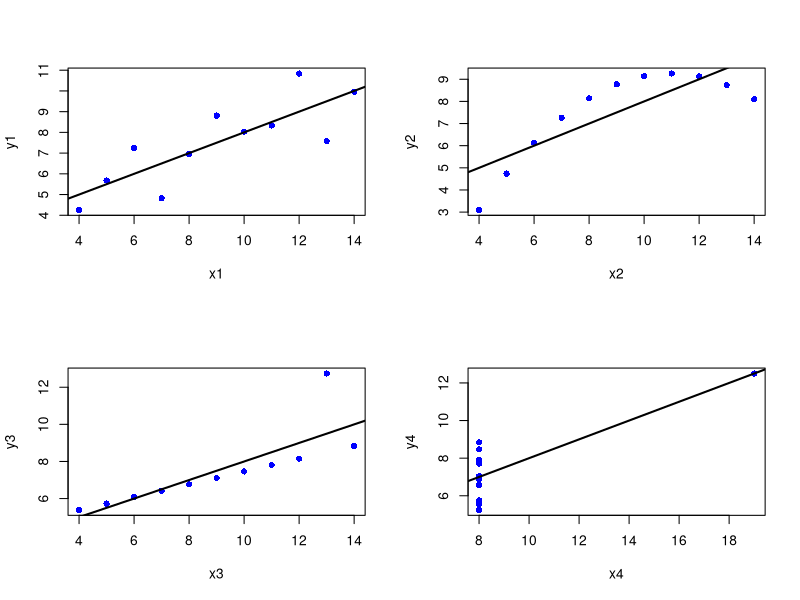
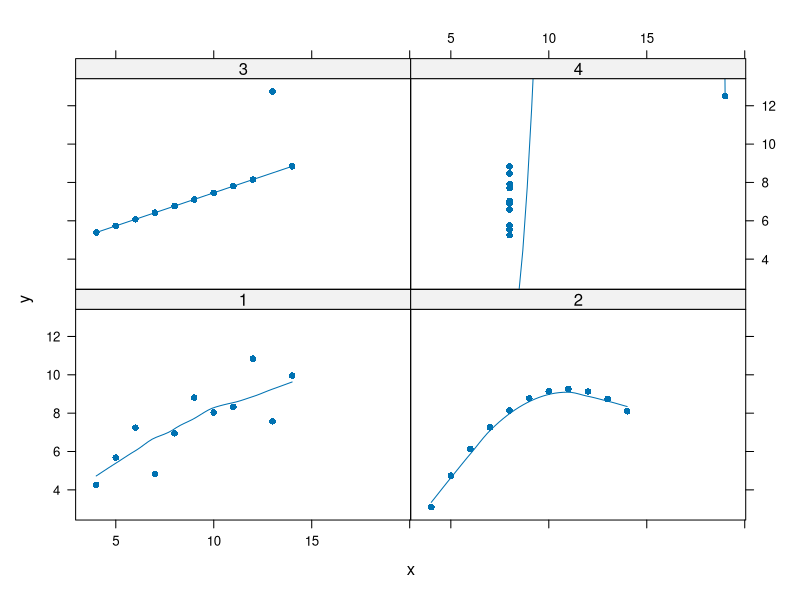
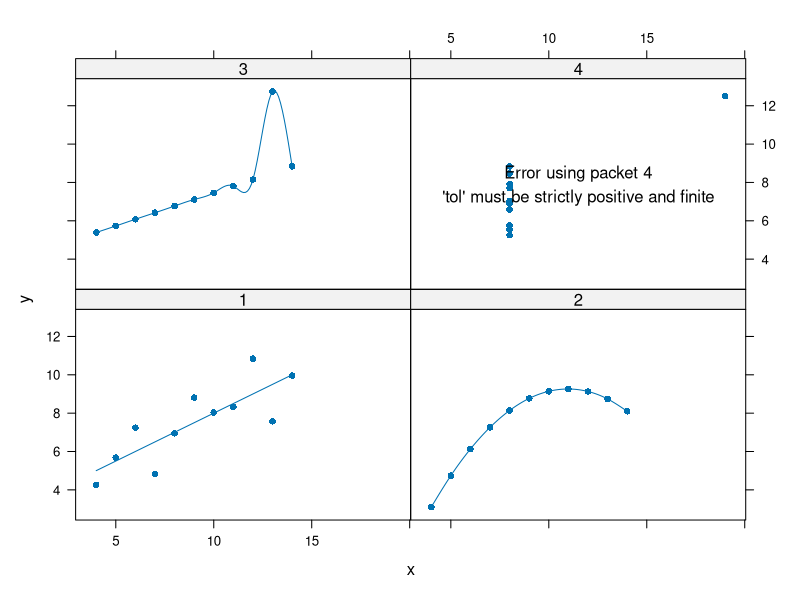
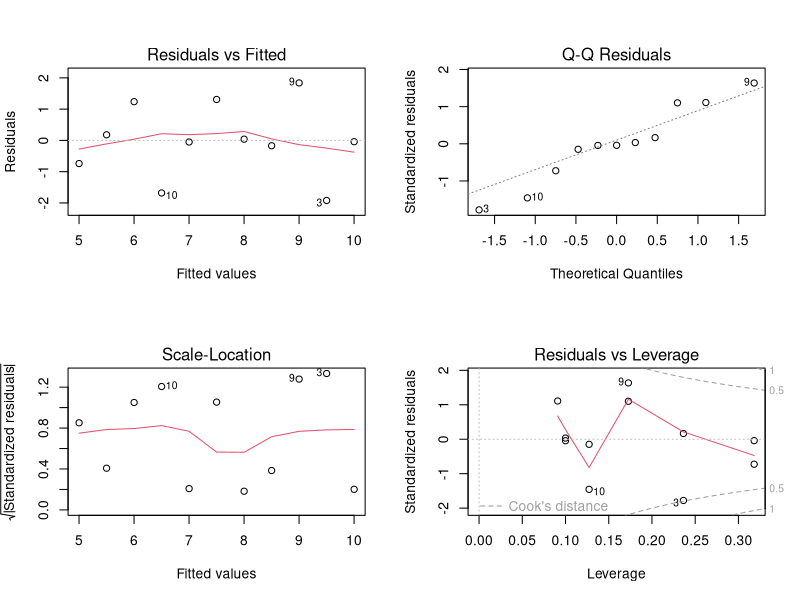
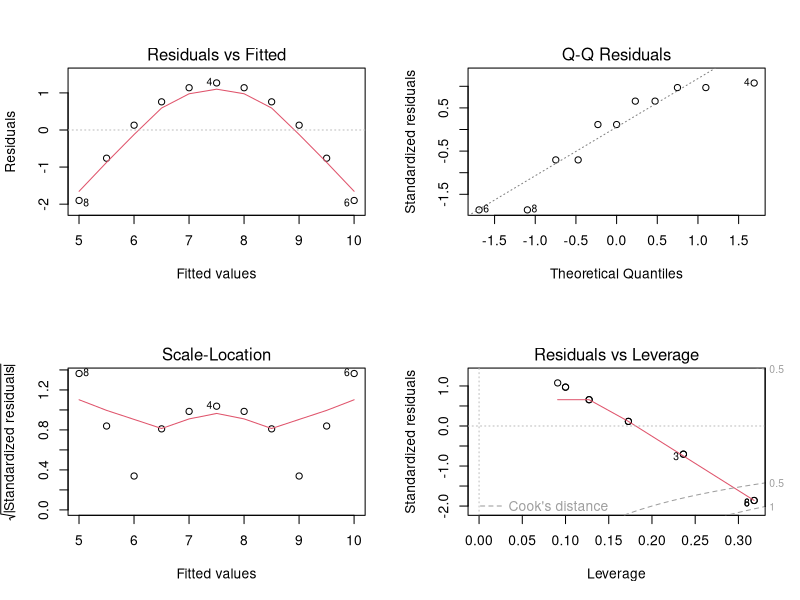
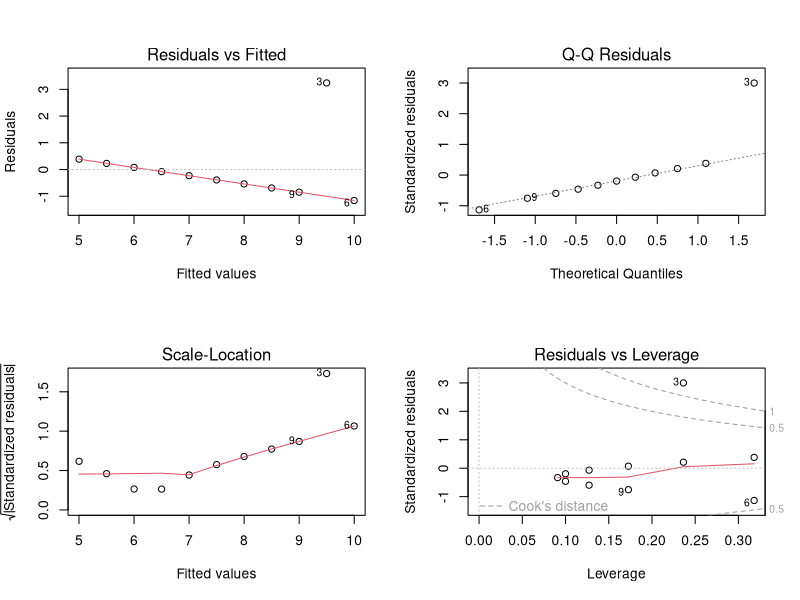
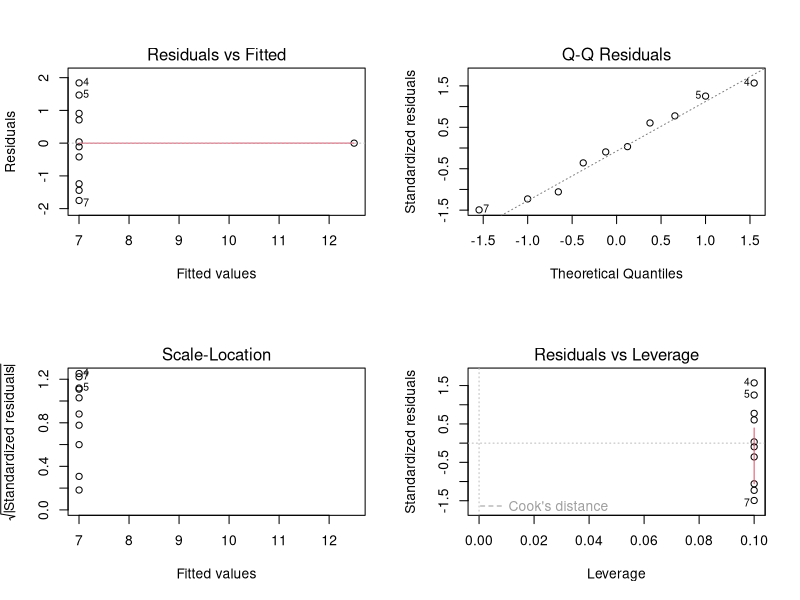
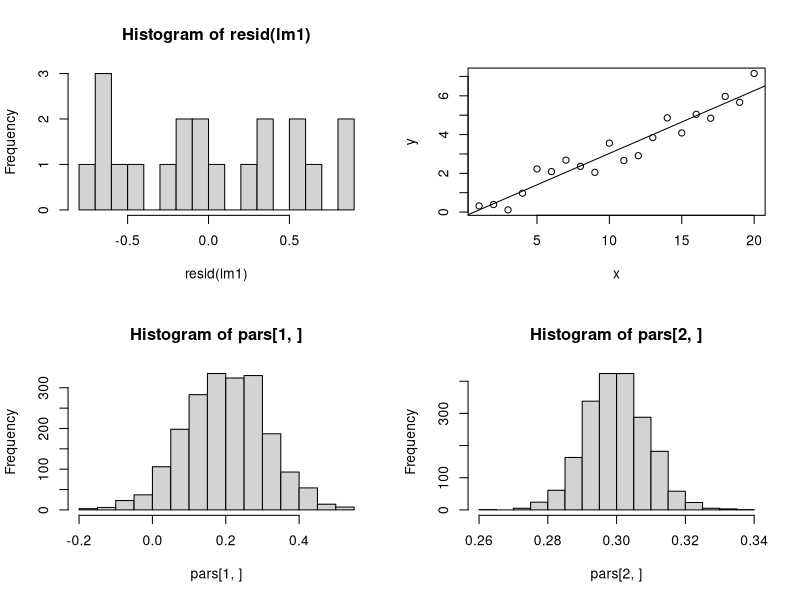

These figures' R source, in order:
# 01_exercises.R
#
# content: (1) Anscombe
#          (2) Exercise 1
#          (3) Exercise 2
#          (4) Exercise 3
#          (5) Exercise 4
#
# input: --
# output: anscombe.pdf
#
# last mod: Oct/14/2024, NW

library(lattice)

#--------------- (1) Anscombe -------------------------------------------------

data(anscombe)

lm1 <- lm(y1 ~ x1, anscombe)
lm2 <- lm(y2 ~ x2, anscombe)
lm3 <- lm(y3 ~ x3, anscombe)
lm4 <- lm(y4 ~ x4, anscombe)

rbind(coef(lm1), coef(lm2), coef(lm3), coef(lm4))

par(mfrow=c(2,2))
plot(y1 ~ x1, anscombe, pch=16, col="blue")
abline(lm1, lwd=2)
plot(y2 ~ x2, anscombe, pch=16, col="blue")
abline(lm2, lwd=2)
plot(y3 ~ x3, anscombe, pch=16, col="blue")
abline(lm3, lwd=2)
plot(y4 ~ x4, anscombe, pch=16, col="blue")
abline(lm4, lwd=2)

dat <- reshape(anscombe, direction="long", varying=list(1:4, 5:8),
               timevar="reg", v.names=c("x", "y"))[,-4]

pdf("anscombe.pdf", height=5, width=5.5, pointsize=10)
xyplot(y ~ x | as.factor(reg), dat, pch=16, type=c("p", "r"))
dev.off()

xyplot(y ~ x | as.factor(reg), dat, pch=16, type=c("p", "smooth"))
xyplot(y ~ x | as.factor(reg), dat, pch=16, type=c("p", "spline"))

par(mfrow=c(2,2))
plot(lm1)
plot(lm2)
plot(lm3)
plot(lm4)

#--------------- (2) Exercise 1 -----------------------------------------------

x <- 1:20
n <- length(x)
a <- 0.2
b <- 0.3
sigma <- 0.5
y <- 0.2 + 0.3*x + rnorm(n, sd=sigma)

dat <- data.frame(x, y)

lm1 <- lm(y ~ x, dat)
summary(lm1)

mean(resid(lm1))
sd(resid(lm1))
hist(resid(lm1), breaks=15)

# plot data
plot(y ~ x, dat)
abline(lm1)

#--------------- (3) Exercise 2 -----------------------------------------------

n <- 100 # 40
x0 <- 1:20
x <- sample(x0, n, replace=TRUE)
a <- 0.2
b <- 0.3
sigma <- 0.5
y <- 0.2 + 0.3*x + rnorm(n, sd=sigma)

dat <- data.frame(x, y)

pars <- replicate(2000, {
  ysim <- 0.2 + 0.3*x + rnorm(n, sd=sigma)
  lm1 <- lm(ysim ~ x, dat)
  c(coef(lm1), sigma(lm1))
})

rowMeans(pars)
# standard errors
apply(pars, 1, sd)

hist(pars[1, ])
hist(pars[2, ])
hist(pars[3, ])

plot(y ~ jitter(x), dat)

#--------------- (4) Exercise 3 ---------------

x   <- rnorm(100, mean = 1)
y   <- rnorm(100, mean = 2)
dat <- data.frame(id    = 1:200,
                  group = rep(c("x","y"), each = 100),
                  score = c(x, y))

rm(x,y)

t1   <- t.test(score ~ group, data = dat, var.equal = TRUE)
lm1  <- lm(score ~ group, data = dat)
aov1 <- aov(score ~ group, data = dat)
(stat <- list(
    coef = matrix(c(t1$estimate, lm1$coef, aov1$coef),
                  nrow = 2,
                  ncol = 3,
                  dimnames = list(NULL, c("ttest", "lm", "aov"))),
    statistics = matrix(c(t = t1$statistic^2,
                          Flm = summary(lm1)$fstatistic[1],
                          Faov = unlist(summary(aov1))[7]),
                        nrow = 1,
                        ncol = 3,
                        dimnames = list(NULL, c("t","Flm","Faov"))))
)
#--------------- (5) Exercise 4 ---------------

data(cars)

lm1 <- lm(dist ~ speed, cars)
summary(lm1)

hist(resid(lm1))

par(mfrow=c(2,2))
plot(lm1)

lm2 <- lm(dist ~ speed + I(speed^2), cars)

anova(lm1, lm2)
